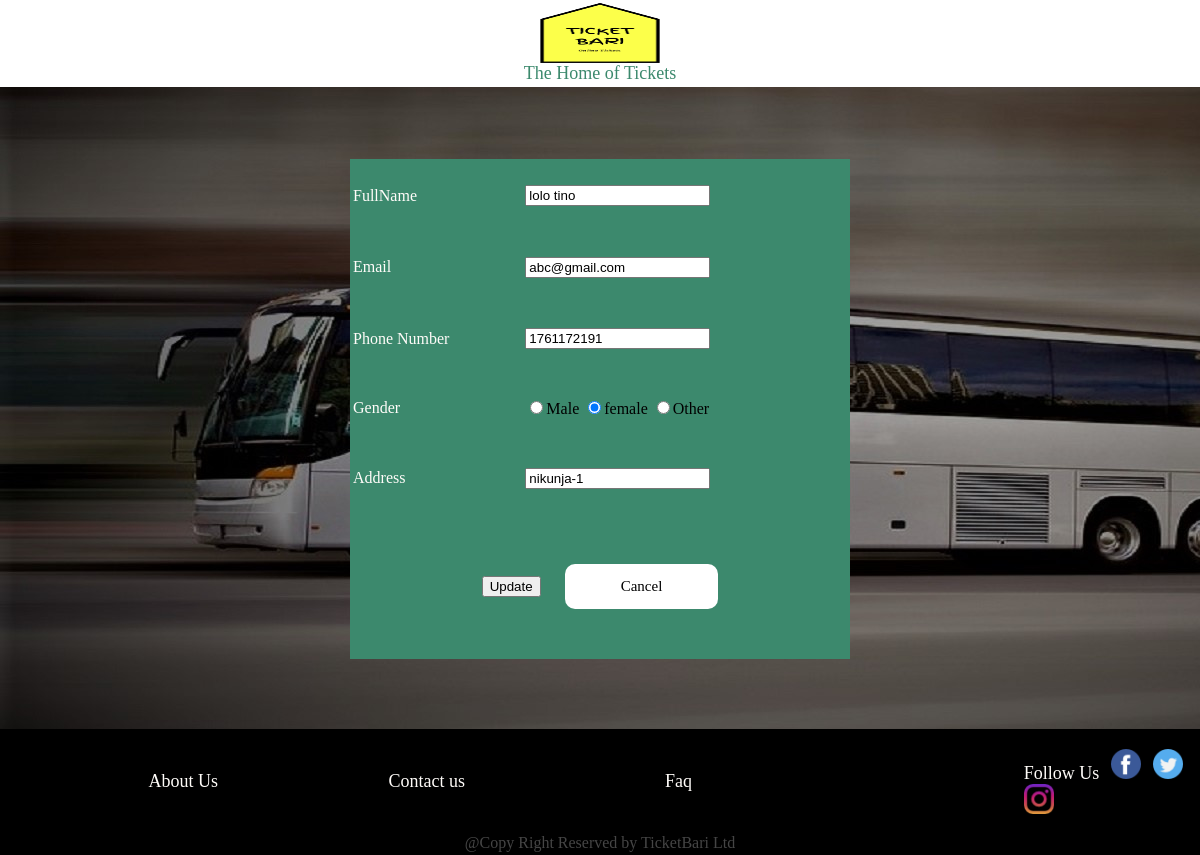
The page /adminhome/edit.php?id=3 on the database its author committed.
### tables this page shows
CREATE TABLE `signup` (
  `id` int(11) NOT NULL,
  `fullname` varchar(255) NOT NULL,
  `email` varchar(255) NOT NULL,
  `phonenumber` varchar(16) NOT NULL,
  `address` text NOT NULL,
  `city` text NOT NULL,
  `gender` varchar(10) DEFAULT NULL,
  `salary` varchar(20) DEFAULT NULL,
  `filename` varchar(500) DEFAULT NULL
);

### adminhome/db.php (called while the page is built)
<?php
$serverName="localhost";
$username="root";
$password="";
$databaseName="project";
function executeNonQuery($query){
global $serverName,$username,$password,$databaseName;
$result=false;
$connection=mysqli_connect($serverName,$username,$password,$databaseName);
if($connection){
    $result=mysqli_query($connection,$query);
}
return $result;
}
function executeQuery($query){
    return executeNonQuery($query);
}
?>

### adminhome/dataaccess.php (called while the page is built, shortened)
<?php
include_once("db.php");
function getUserById($id){
    $query="SELECT * FROM signup WHERE id=$id";
    $result=executeQuery($query);
    $user=null;
    if($result){
        $user=mysqli_fetch_assoc($result);
    }
    return $user;
}
?>

### adminhome/service.php (called while the page is built, shortened)
<?php
include_once("dataaccess.php");
function loadUser($id){
    return getUserById($id);
}
?>

### adminhome/edit.php (the view, shortened to what this page needs)
 <?php
include_once("service.php");
    $user=loadUser($_GET['id']);
?>
 <html>
 <head>
     <link rel="stylesheet" href="..V2/adminhome/style.css">
 </head>
 <body  background="../images/image/Bus-Traveling.jpg">
   <table width="100%" bgcolor="white">
     <tr>
       <td align="center"><a href="../home/index.php"><img src="../images/image/ticketbari.png" alt="logo" height="60px" width="120px"> </a><br>
         <font color="#3C896D" size="4">
           <marquee direction="right">The Home of Tickets</marquee>
       </td>
     </tr>
   </table>
   <br>
   <br>
   <br>
   <br>
   <form method="post">
   <table  width="500px" height="500px" bgcolor="#3C896D" align="center">
   <tr>
     <td>  <font color="#FFFCF9" size="3">FullName<font></td>
       <td><input type="text" name="fullname" value="<?=$user['fullname'] ?>"> </td>
   </tr>
   <tr>
     <td>  <font color="#FFFCF9" size="3">Email<font></td>
       <td><input type="text" name="email" value="<?=$user['email'] ?>"> </td>
   </tr>
   <tr>
     <td>  <font color="#FFFCF9" size="3">Phone Number<font></td>
       <td><input type="text" name="phonenumber" value="<?=$user['phonenumber'] ?>"> </td>
   </tr>
   <tr>
     <td>  <font color="#FFFCF9" size="3">Gender<font></td>
       <td>
         <input type="radio" name="gender" <?php echo ($user['gender'] =='male')? 'checked':'' ?> value="male">Male
       <input type="radio" name="gender" <?php echo ($user['gender'] =='female')? 'checked':'' ?> value="female">female
     <input type="radio" name="gender" <?php echo ($user['gender'] =='other')? 'checked':'' ?> value="other">Other</td>
   </tr>
   <tr>
     <td>  <font color="#FFFCF9" size="3">Address<font></td>
       <td><input type="text" name="street1" value="<?=$user['address'] ?>"> </td>
   </tr>
    <tr>
       <td align="center" colspan="2"><input type="submit" name="add" value="Update"> &nbsp;&nbsp;&nbsp;&nbsp;
       <a href="../adminhome/home.php"><input type="button" name="back" value="Cancel"></a></td>
    </tr>
     </table>
   </form>
     <br>
     <br>
     <br>
     <?php require_once("../footer/index.php"); ?>
 </body>
</html>

### adminhome/style.css (style rules this page uses)
body { margin: 0; border: 0; }
input[type='button'] { padding: 14px 56px; color: black; background-color: white; font-family: 'montserrat'; font-size: 15; border-radius: 10px; border: none; }

### rows shown on the page
signup: fullname "lolo tino", email "abc@gmail.com", phonenumber "1761172191", gender "☑", street1 "nikunja-1"
